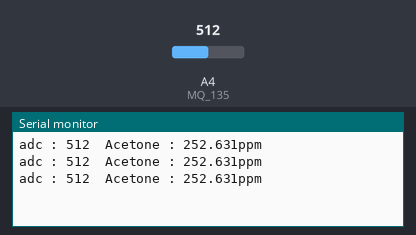
Recording of a sketch running on a simulated Arduino Uno, built with avr-gcc and run on an emulated ATmega328P. On the bench: the last lines printed to the serial monitor. Inputs (shaded band) come from the test bench; at power-on: A4 (MQ_135) = 512.

Above: at 1.3 s.
1.4 s: A4 (MQ_135) set to 1003
At 1.9 s:
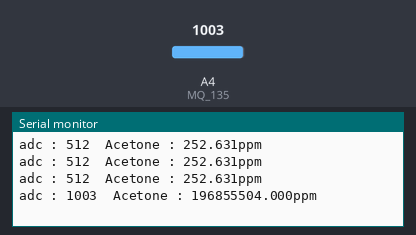
2.9 s: A4 (MQ_135) set to 1015
At 3.4 s:
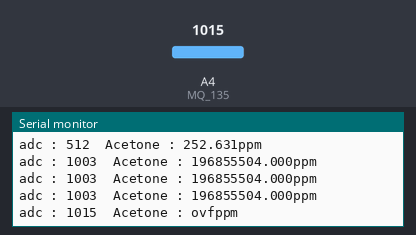

The sketch:

MQ135_sensor_gas.ino
```cpp
#define MQ_135 4
float analysis(int);
float Rs;

void setup() {
  Serial.begin(115200);
  pinMode(MQ_135,INPUT);
}

void loop() {
  int sensorValue = analogRead(MQ_135);
  Serial.print("adc : ");
  Serial.print(sensorValue);
  Serial.print("\t");
  Serial.print("Acetone : ");
  Serial.print(analysis(sensorValue),3);
  Serial.println("ppm");

  delay(500);
}

float analysis(int adc){
  float slope = -0.2884453282;
  float A = 2.720027932;
  float Rseries = 1000;
  float V_Rseries = ((float)adc*5)/1023;
  Rs = ((5-V_Rseries)/V_Rseries)*Rseries;
  float R0 = 1809.52;
  /*
   * R0 คือ ค่าความต้านทานเซ็นเซอร์ขณะที่ Ammonia เท่ากับ 100 ppm ในอากาศที่สะอาด
   * ควรปรับจูนด้วยการสอบเทียบกับเซ็นเซอร์มาตรฐาน
   */
  float Y = Rs/R0;
  float Methane_gas = pow(10,(log10(Y/A)/slope));
  return Methane_gas;
}
```

Measured:
- the behaviour switches between 1014 and 1015 on A4 (MQ_135) (found by bisection; images 1 and 2)
- after the input at 1.4 s, the serial monitor: prints a new line after 0.11 s (image 1)
- after the input at 2.9 s, the serial monitor: prints a new line after 0.11 s (image 2)
